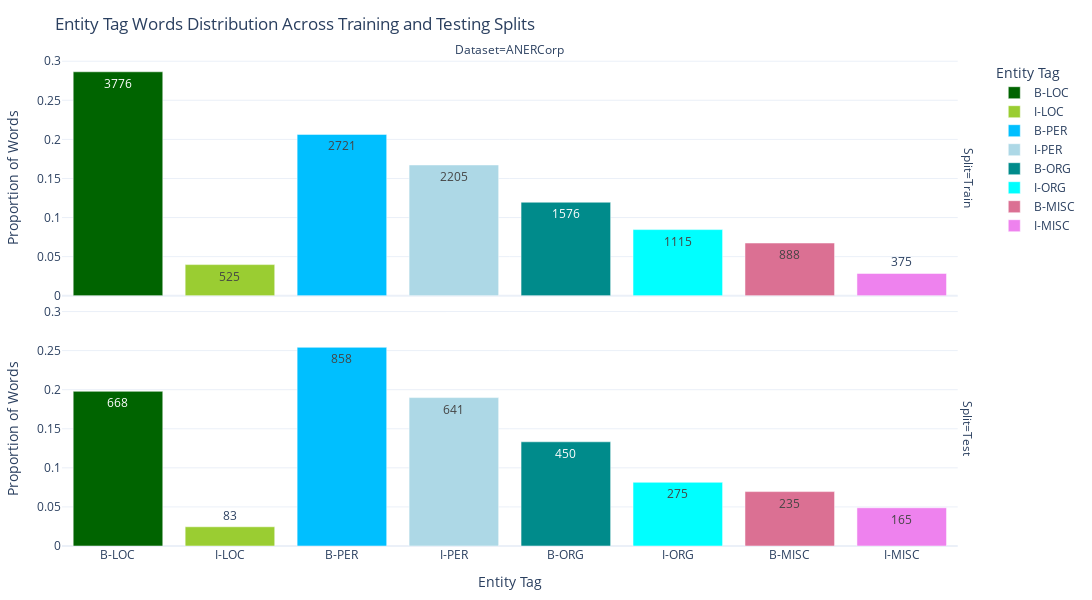

Write notebook code for a chart like this one.
### Markdown cell above
# Token Level

### Code cell
# Example usage
# df is your DataFrame loaded with the necessary 'Dataset', 'Tag', 'Words Proportion', and 'Tag Words' columns
visualizer = EntityTagVisualizer(df=anercrop)
visualizer.preprocess_data()
visualizer.plot_faceted_bar_chart('Words Proportion', 'Tag Words', "Entity Tag Words Distribution Across Training and Testing Splits",)

### Figure 1 — Plotly figure (JSON) as saved in the notebook; plotly's stock layout.template omitted (floating-point values rounded to 4 significant figures)
{"data": [{"alignmentgroup": "True", "hovertemplate": "Entity Tag=%{x}<br>Split=Train<br>Dataset=ANERCorp<br>Proportion of Words=%{y}<br>Tag Words=%{text}<extra></extra>", "legendgroup": "B-LOC", "marker": {"color": "darkgreen", "pattern": {"shape": ""}}, "name": "B-LOC", "offsetgroup": "B-LOC", "orientation": "v", "showlegend": true, "text": [3776], "textposition": "auto", "type": "bar", "x": ["B-LOC"], "xaxis": "x2", "y": [0.2865], "yaxis": "y2"}, {"alignmentgroup": "True", "hovertemplate": "Entity Tag=%{x}<br>Split=Test<br>Dataset=ANERCorp<br>Proportion of Words=%{y}<br>Tag Words=%{text}<extra></extra>", "legendgroup": "B-LOC", "marker": {"color": "darkgreen", "pattern": {"shape": ""}}, "name": "B-LOC", "offsetgroup": "B-LOC", "orientation": "v", "showlegend": false, "text": [668], "textposition": "auto", "type": "bar", "x": ["B-LOC"], "xaxis": "x", "y": [0.1979], "yaxis": "y"}, {"alignmentgroup": "True", "hovertemplate": "Entity Tag=%{x}<br>Split=Train<br>Dataset=ANERCorp<br>Proportion of Words=%{y}<br>Tag Words=%{text}<extra></extra>", "legendgroup": "I-LOC", "marker": {"color": "yellowgreen", "pattern": {"shape": ""}}, "name": "I-LOC", "offsetgroup": "I-LOC", "orientation": "v", "showlegend": true, "text": [525], "textposition": "auto", "type": "bar", "x": ["I-LOC"], "xaxis": "x2", "y": [0.0398], "yaxis": "y2"}, {"alignmentgroup": "True", "hovertemplate": "Entity Tag=%{x}<br>Split=Test<br>Dataset=ANERCorp<br>Proportion of Words=%{y}<br>Tag Words=%{text}<extra></extra>", "legendgroup": "I-LOC", "marker": {"color": "yellowgreen", "pattern": {"shape": ""}}, "name": "I-LOC", "offsetgroup": "I-LOC", "orientation": "v", "showlegend": false, "text": [83], "textposition": "auto", "type": "bar", "x": ["I-LOC"], "xaxis": "x", "y": [0.0246], "yaxis": "y"}, {"alignmentgroup": "True", "hovertemplate": "Entity Tag=%{x}<br>Split=Train<br>Dataset=ANERCorp<br>Proportion of Words=%{y}<br>Tag Words=%{text}<extra></extra>", "legendgroup": "B-PER", "marker": {"color": "deepskyblue", "pattern": {"shape": ""}}, "name": "B-PER", "offsetgroup": "B-PER", "orientation": "v", "showlegend": true, "text": [2721], "textposition": "auto", "type": "bar", "x": ["B-PER"], "xaxis": "x2", "y": [0.2064], "yaxis": "y2"}, {"alignmentgroup": "True", "hovertemplate": "Entity Tag=%{x}<br>Split=Test<br>Dataset=ANERCorp<br>Proportion of Words=%{y}<br>Tag Words=%{text}<extra></extra>", "legendgroup": "B-PER", "marker": {"color": "deepskyblue", "pattern": {"shape": ""}}, "name": "B-PER", "offsetgroup": "B-PER", "orientation": "v", "showlegend": false, "text": [858], "textposition": "auto", "type": "bar", "x": ["B-PER"], "xaxis": "x", "y": [0.2542], "yaxis": "y"}, {"alignmentgroup": "True", "hovertemplate": "Entity Tag=%{x}<br>Split=Train<br>Dataset=ANERCorp<br>Proportion of Words=%{y}<br>Tag Words=%{text}<extra></extra>", "legendgroup": "I-PER", "marker": {"color": "lightblue", "pattern": {"shape": ""}}, "name": "I-PER", "offsetgroup": "I-PER", "orientation": "v", "showlegend": true, "text": [2205], "textposition": "auto", "type": "bar", "x": ["I-PER"], "xaxis": "x2", "y": [0.1673], "yaxis": "y2"}, {"alignmentgroup": "True", "hovertemplate": "Entity Tag=%{x}<br>Split=Test<br>Dataset=ANERCorp<br>Proportion of Words=%{y}<br>Tag Words=%{text}<extra></extra>", "legendgroup": "I-PER", "marker": {"color": "lightblue", "pattern": {"shape": ""}}, "name": "I-PER", "offsetgroup": "I-PER", "orientation": "v", "showlegend": false, "text": [641], "textposition": "auto", "type": "bar", "x": ["I-PER"], "xaxis": "x", "y": [0.1899], "yaxis": "y"}, {"alignmentgroup": "True", "hovertemplate": "Entity Tag=%{x}<br>Split=Train<br>Dataset=ANERCorp<br>Proportion of Words=%{y}<br>Tag Words=%{text}<extra></extra>", "legendgroup": "B-ORG", "marker": {"color": "darkcyan", "pattern": {"shape": ""}}, "name": "B-ORG", "offsetgroup": "B-ORG", "orientation": "v", "showlegend": true, "text": [1576], "textposition": "auto", "type": "bar", "x": ["B-ORG"], "xaxis": "x2", "y": [0.1196], "yaxis": "y2"}, {"alignmentgroup": "True", "hovertemplate": "Entity Tag=%{x}<br>Split=Test<br>Dataset=ANERCorp<br>Proportion of Words=%{y}<br>Tag Words=%{text}<extra></extra>", "legendgroup": "B-ORG", "marker": {"color": "darkcyan", "pattern": {"shape": ""}}, "name": "B-ORG", "offsetgroup": "B-ORG", "orientation": "v", "showlegend": false, "text": [450], "textposition": "auto", "type": "bar", "x": ["B-ORG"], "xaxis": "x", "y": [0.1333], "yaxis": "y"}, {"alignmentgroup": "True", "hovertemplate": "Entity Tag=%{x}<br>Split=Train<br>Dataset=ANERCorp<br>Proportion of Words=%{y}<br>Tag Words=%{text}<extra></extra>", "legendgroup": "I-ORG", "marker": {"color": "cyan", "pattern": {"shape": ""}}, "name": "I-ORG", "offsetgroup": "I-ORG", "orientation": "v", "showlegend": true, "text": [1115], "textposition": "auto", "type": "bar", "x": ["I-ORG"], "xaxis": "x2", "y": [0.0846], "yaxis": "y2"}, {"alignmentgroup": "True", "hovertemplate": "Entity Tag=%{x}<br>Split=Test<br>Dataset=ANERCorp<br>Proportion of Words=%{y}<br>Tag Words=%{text}<extra></extra>", "legendgroup": "I-ORG", "marker": {"color": "cyan", "pattern": {"shape": ""}}, "name": "I-ORG", "offsetgroup": "I-ORG", "orientation": "v", "showlegend": false, "text": [275], "textposition": "auto", "type": "bar", "x": ["I-ORG"], "xaxis": "x", "y": [0.0815], "yaxis": "y"}, {"alignmentgroup": "True", "hovertemplate": "Entity Tag=%{x}<br>Split=Train<br>Dataset=ANERCorp<br>Proportion of Words=%{y}<br>Tag Words=%{text}<extra></extra>", "legendgroup": "B-MISC", "marker": {"color": "palevioletred", "pattern": {"shape": ""}}, "name": "B-MISC", "offsetgroup": "B-MISC", "orientation": "v", "showlegend": true, "text": [888], "textposition": "auto", "type": "bar", "x": ["B-MISC"], "xaxis": "x2", "y": [0.0674], "yaxis": "y2"}, {"alignmentgroup": "True", "hovertemplate": "Entity Tag=%{x}<br>Split=Test<br>Dataset=ANERCorp<br>Proportion of Words=%{y}<br>Tag Words=%{text}<extra></extra>", "legendgroup": "B-MISC", "marker": {"color": "palevioletred", "pattern": {"shape": ""}}, "name": "B-MISC", "offsetgroup": "B-MISC", "orientation": "v", "showlegend": false, "text": [235], "textposition": "auto", "type": "bar", "x": ["B-MISC"], "xaxis": "x", "y": [0.0696], "yaxis": "y"}, {"alignmentgroup": "True", "hovertemplate": "Entity Tag=%{x}<br>Split=Train<br>Dataset=ANERCorp<br>Proportion of Words=%{y}<br>Tag Words=%{text}<extra></extra>", "legendgroup": "I-MISC", "marker": {"color": "violet", "pattern": {"shape": ""}}, "name": "I-MISC", "offsetgroup": "I-MISC", "orientation": "v", "showlegend": true, "text": [375], "textposition": "auto", "type": "bar", "x": ["I-MISC"], "xaxis": "x2", "y": [0.0285], "yaxis": "y2"}, {"alignmentgroup": "True", "hovertemplate": "Entity Tag=%{x}<br>Split=Test<br>Dataset=ANERCorp<br>Proportion of Words=%{y}<br>Tag Words=%{text}<extra></extra>", "legendgroup": "I-MISC", "marker": {"color": "violet", "pattern": {"shape": ""}}, "name": "I-MISC", "offsetgroup": "I-MISC", "orientation": "v", "showlegend": false, "text": [165], "textposition": "auto", "type": "bar", "x": ["I-MISC"], "xaxis": "x", "y": [0.0489], "yaxis": "y"}], "layout": {"annotations": [{"font": {}, "showarrow": false, "text": "Dataset=ANERCorp", "x": 0.49, "xanchor": "center", "xref": "paper", "y": 1, "yanchor": "bottom", "yref": "paper"}, {"font": {}, "showarrow": false, "text": "Split=Test", "textangle": 90, "x": 0.98, "xanchor": "left", "xref": "paper", "y": 0.2425, "yanchor": "middle", "yref": "paper"}, {"font": {}, "showarrow": false, "text": "Split=Train", "textangle": 90, "x": 0.98, "xanchor": "left", "xref": "paper", "y": 0.7575, "yanchor": "middle", "yref": "paper"}], "barmode": "relative", "height": 600, "legend": {"title": {"text": "Entity Tag"}, "tracegroupgap": 0}, "margin": {"b": 20, "l": 20, "r": 20, "t": 60}, "title": {"text": "Entity Tag Words Distribution Across Training and Testing Splits"}, "width": 1200, "xaxis": {"anchor": "y", "categoryarray": ["B-LOC", "I-LOC", "B-PER", "I-PER", "B-ORG", "I-ORG", "B-MISC", "I-MISC"], "categoryorder": "array", "domain": [0, 0.98], "title": {"text": "Entity Tag"}}, "xaxis2": {"anchor": "y2", "domain": [0, 0.98], "matches": "x", "showticklabels": false}, "yaxis": {"anchor": "x", "domain": [0, 0.485], "title": {"text": "Proportion of Words"}}, "yaxis2": {"anchor": "x2", "domain": [0.515, 1], "matches": "y", "title": {"text": "Proportion of Words"}}}}
